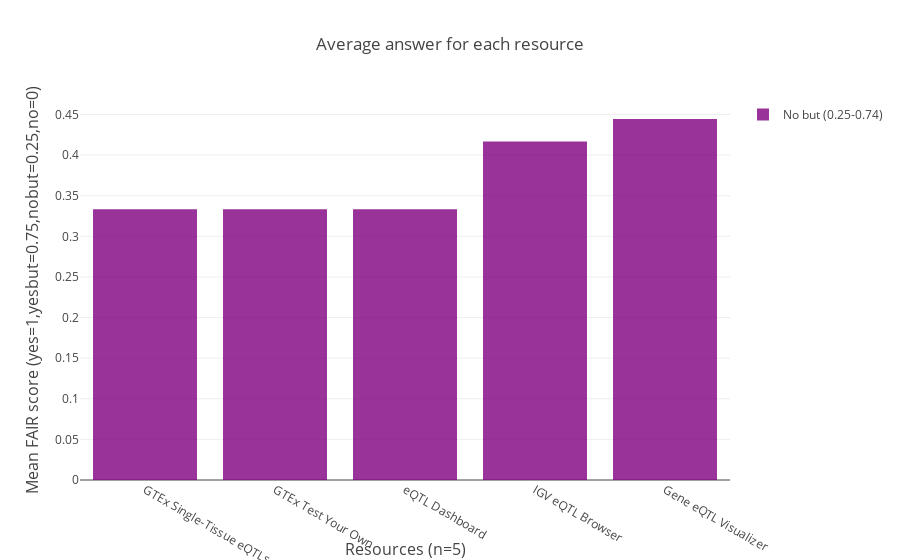

Notebook code for this chart:
### Markdown cell above
### Average FAIR score for each tool

### Code cell
# Find average score for each digital object 

# Find each object in project and its mean FAIR score
object_score_dict={}
for ID in tool_object_ids:
    answers=list(models.Answer.objects.filter(assessment__target__id=ID,assessment__rubric__id=7).values_list("answer",flat=True))
    if len(answers)>0:
        scores=Scoring(answers)
        mean_score=np.mean(scores)
        object_score_dict[models.DigitalObject.objects.filter(id=ID).values_list('title', flat=True).get()]=mean_score

# Build Bar chart 
def DigitalObjectBarGraph(scores_dict):
    action_dict={}
    sorted_d = sorted((value,key) for (key,value) in scores_dict.items())
    for kv in sorted_d:
        if kv[0]<0.25:
            action_dict[kv[1]]='No (<0.25)'
        if kv[0]>=0.25 and kv[0]<=0.75:
            action_dict[kv[1]]='No but (0.25-0.74)'
        if kv[0]>0.75 and kv[0]<=1:
            action_dict[kv[1]]='Yes but (0.75-0.99)'
        if kv[0]==1:
            action_dict[kv[1]]='Yes (1)'
    scores = [sorted_d[x][0] for x in range(0,len(sorted_d))]
    objects=[sorted_d[x][1] for x in range(0,len(sorted_d))]
    all_trace=[]
    for result in [('No (<0.25)','rgba(255,10,10,1)'),('No but (0.25-0.74)','rgba(128,0,128,0.8)'),('Yes but (0.75-0.99)','rgba(0,0,128,0.9)'),('Yes (1)','rgba(0,0,214,1)')]:
        X=[]
        Y=[]
        for obj in objects:
            if action_dict[obj]==result[0]:
                X.append(obj)
                Y.append(scores_dict[obj])
        trace=go.Bar(x=X, y=Y,name=result[0],marker=dict(color=result[1]))
        all_trace.append(trace)
    layout=go.Layout(title="Average answer for each resource",xaxis=dict(title="Resources (n="+str(len(scores))+")",showticklabels=True,titlefont=dict(size=16)),showlegend=True,yaxis=dict(title='Mean FAIR score (yes=1,yesbut=0.75,nobut=0.25,no=0)',titlefont=dict(size=16)))
    fig = go.Figure(data=all_trace, layout=layout)
    iplot(fig)

# Input     
DigitalObjectBarGraph(object_score_dict)

### Figure 1 — Plotly figure (JSON) as saved in the notebook; plotly's stock layout.template omitted (floating-point values rounded to 4 significant figures)
{"data": [{"marker": {"color": "rgba(255,10,10,1)"}, "name": "No (<0.25)", "type": "bar", "uid": "0ce6383a-b120-11e8-9d22-acbc32b9f105", "x": [], "y": []}, {"marker": {"color": "rgba(128,0,128,0.8)"}, "name": "No but (0.25-0.74)", "type": "bar", "uid": "0ce639b8-b120-11e8-a0e4-acbc32b9f105", "x": ["GTEx Single-Tissue eQTLs", "GTEx Test Your Own", "eQTL Dashboard", "IGV eQTL Browser", "Gene eQTL Visualizer"], "y": [0.3333, 0.3333, 0.3333, 0.4167, 0.4444]}, {"marker": {"color": "rgba(0,0,128,0.9)"}, "name": "Yes but (0.75-0.99)", "type": "bar", "uid": "0ce63a76-b120-11e8-82e5-acbc32b9f105", "x": [], "y": []}, {"marker": {"color": "rgba(0,0,214,1)"}, "name": "Yes (1)", "type": "bar", "uid": "0ce63b18-b120-11e8-81d6-acbc32b9f105", "x": [], "y": []}], "layout": {"showlegend": true, "title": "Average answer for each resource", "xaxis": {"showticklabels": true, "title": "Resources (n=5)", "titlefont": {"size": 16}}, "yaxis": {"title": "Mean FAIR score (yes=1,yesbut=0.75,nobut=0.25,no=0)", "titlefont": {"size": 16}}}}
